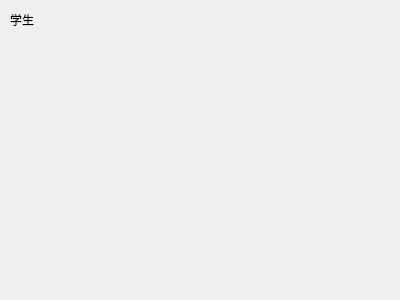
<?xml version="1.0" encoding="UTF-8"?>
<ui version="4.0">
 <class>Form</class>
 <widget class="QWidget" name="Form">
  <property name="geometry">
   <rect>
    <x>0</x>
    <y>0</y>
    <width>400</width>
    <height>300</height>
   </rect>
  </property>
  <property name="windowTitle">
   <string>Form</string>
  </property>
  <widget class="QLabel" name="label_2">
   <property name="geometry">
    <rect>
     <x>10</x>
     <y>0</y>
     <width>63</width>
     <height>39</height>
    </rect>
   </property>
   <property name="text">
    <string>学生</string>
   </property>
  </widget>
 </widget>
 <resources/>
 <connections/>
</ui>
